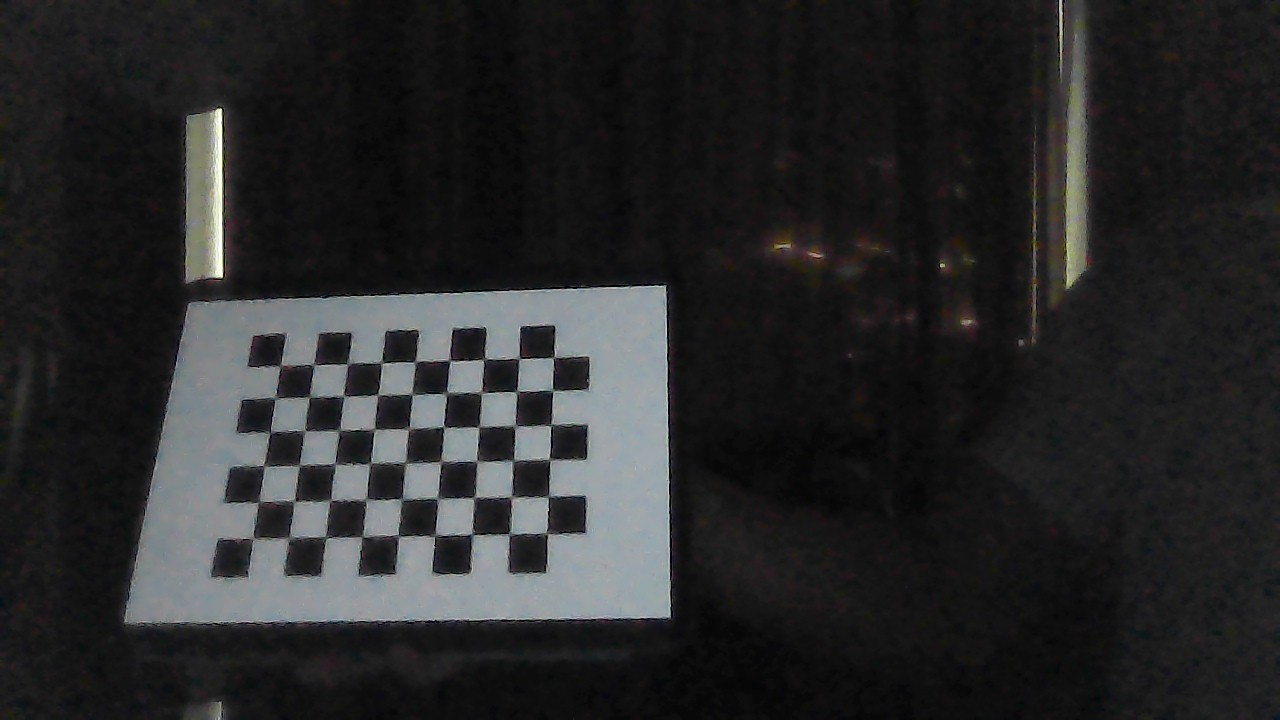
#> input picture calibration_images/WIN_20250706_17_24_56_Pro.jpg, 1280 x 720 px; its folder holds 4 pictures in this run
$ python camera_calibration.py
#> lines starting #> are read from the running program, lines starting #| are printed output that depends on the picture; after the words box and inside, x2 and y2 are one past the last pixel; in counts of white or black regions, pixels touching at a corner belong together
### cameras/base_camera.py
class Camera:
    def __init__(self,name) -> None:
        self.name = name

    def init_camera(self):
        pass

    def get_frame(self):
        pass

    def release_camera(self):
        pass

    def camera_close(self):
        pass

### camera_calibration.py
import numpy as np
import cv2 as cv
import cameras.realsense
import glob

# termination criteria
criteria = (cv.TERM_CRITERIA_EPS + cv.TERM_CRITERIA_MAX_ITER, 30, 0.001)

# prepare object points, like (0,0,0), (1,0,0), (2,0,0) ....,(8,5,0) for 9x6 board
square_size = 18  # 18 cm = 0.18 meters
objp = np.zeros((6*9, 3), np.float32)
objp[:, :2] = np.mgrid[0:9, 0:6].T.reshape(-1, 2) * square_size


# Arrays to store object points and image points from all the images.
objpoints = []  # 3d points in real world space
imgpoints = []  # 2d points in image plane.


images = glob.glob('calibration_images/*.jpg')

image_cnt = 0
for fname in images:
    img = cv.imread(fname)
#> img is the input picture: shape (720, 1280, 3); mean B, G, R 41.3, 40.7, 40.1
    gray = cv.cvtColor(img, cv.COLOR_BGR2GRAY)

    # Find the chess board corners for a 9x6 pattern
    ret, corners = cv.findChessboardCorners(gray, (9, 6), None)
#> ret = True; corners = 54 rows, first 8: [280.5, 365.5], [314, 365], [346.8, 364.2], [380.9, 363.6], [412.4, 362], [449.5, 360.6], [482.4, 359.7], [518.5, 358.5]

    # If found, add object points, image points (after refining them)
    if ret:
        objpoints.append(objp)

        corners2 = cv.cornerSubPix(gray, corners, (11, 11), (-1, -1), criteria)
#> corners2 = 54 rows, first 8: [280.4, 365.5], [313.6, 365.1], [347.9, 363.6], [381.6, 362.8], [415.4, 361.7], [450.2, 360.6], [484.3, 359], [519.1, 358.4]
        imgpoints.append(corners2)

        # Draw and display the corners
        cv.drawChessboardCorners(img, (9, 6), corners2, ret)
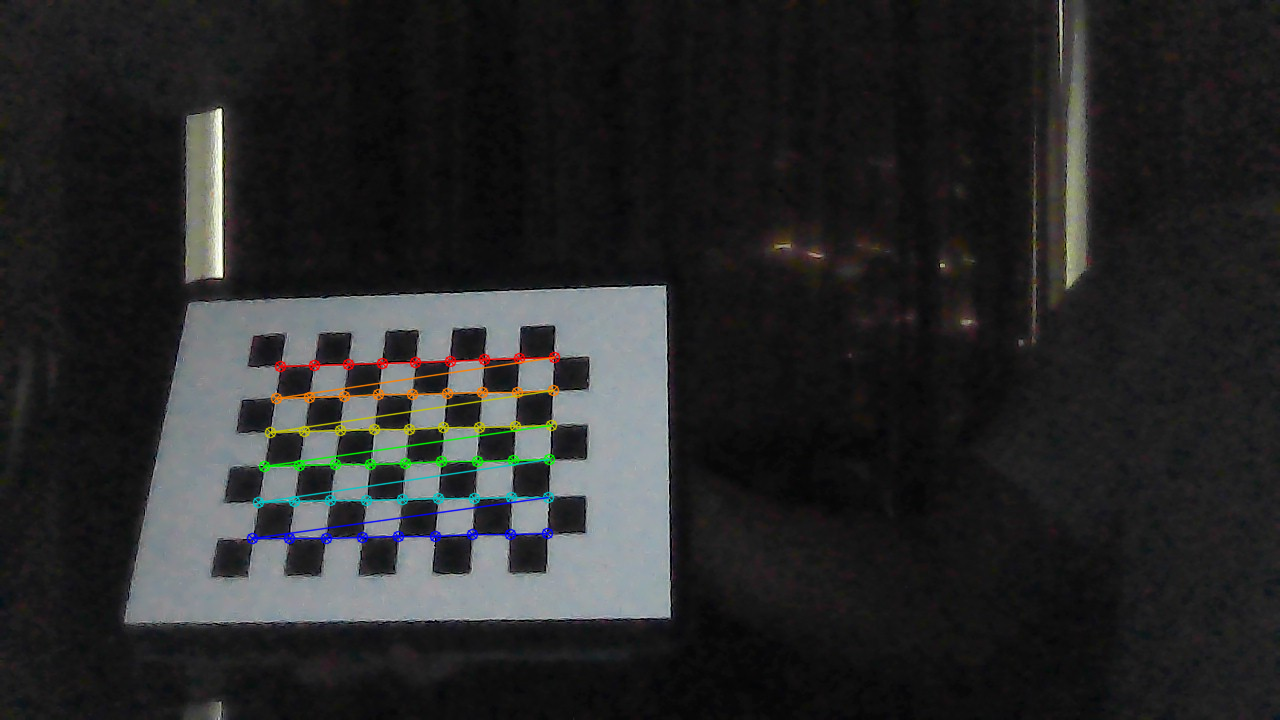
#> img: shape (720, 1280, 3); 1.46% of pixels changed, all inside (x1, y1, x2, y2) = (246, 351, 561, 545)
        cv.imshow('img', img)
        cv.waitKey(50)
        cv.destroyAllWindows()

        image_cnt += 1
#> pass 2 of the loop `for fname in images:`:
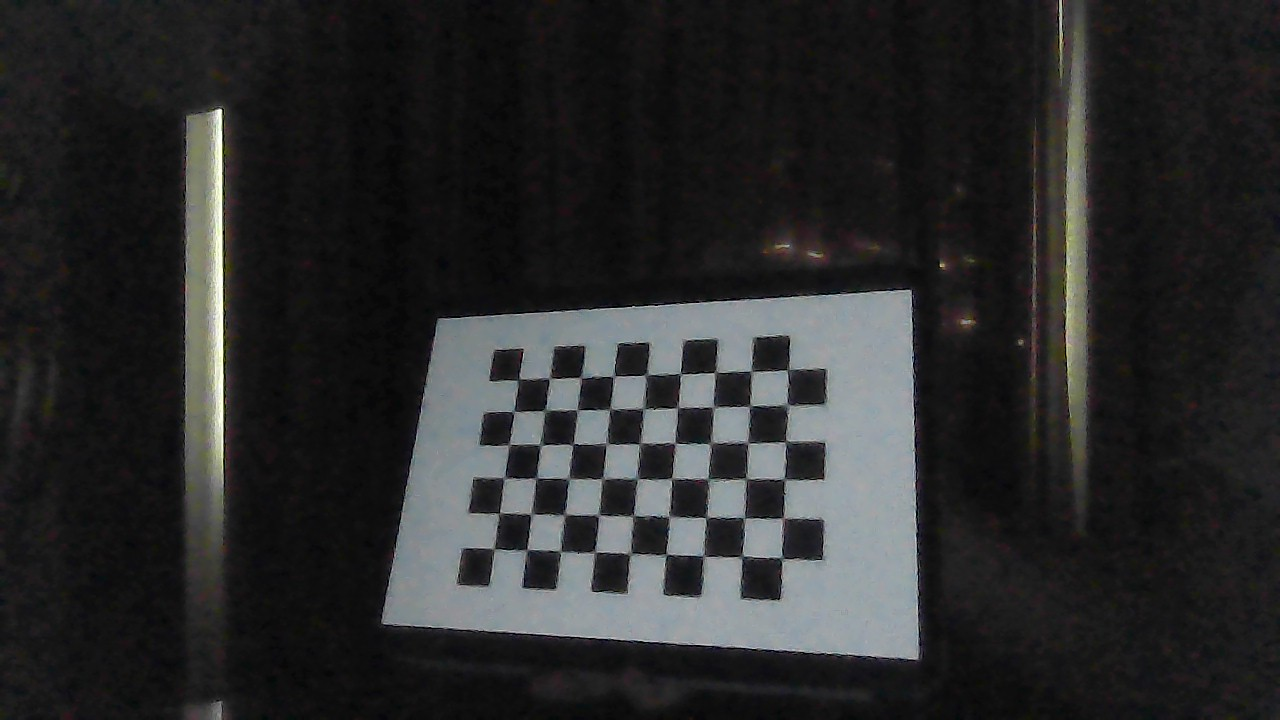
#> input picture calibration_images/WIN_20250706_17_24_57_Pro.jpg, 1280 x 720 px
#> img is the input picture: shape (720, 1280, 3); mean B, G, R 43.1, 42.9, 42.2
#> corners = 54 rows, first 8: [519.6, 378.3], [548.4, 378.8], [581, 378], [615.8, 375.8], [646, 375.5], [680.4, 372.4], [713.3, 372.6], [750.7, 370.9]
#> corners2 = 54 rows, first 8: [518.5, 379.5], [550.2, 378], [581.3, 378.1], [613.6, 376.2], [646, 374.8], [680.3, 373.8], [715.1, 372.4], [751.2, 371.1]
#> `cv.drawChessboardCorners(img, (9, 6), corners2, ret)`:
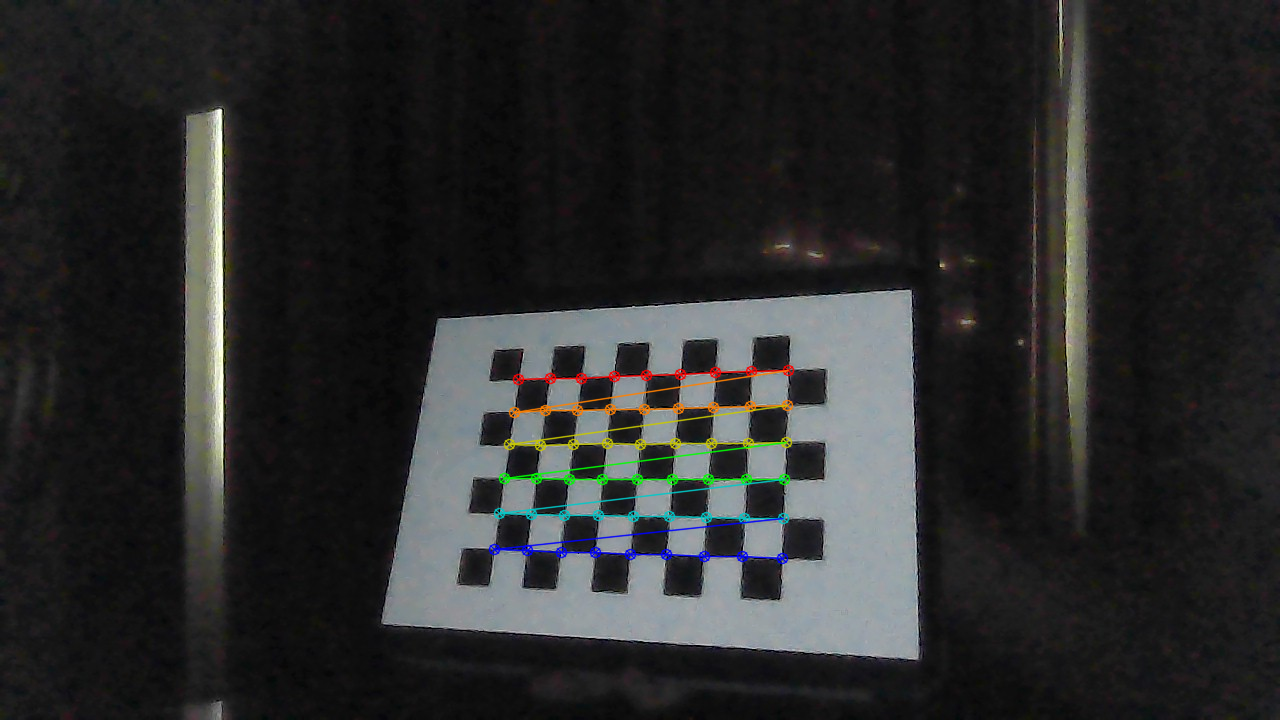
#> img: shape (720, 1280, 3); 1.44% of pixels changed, all inside (x1, y1, x2, y2) = (488, 364, 795, 565)
#> pass 3 of the loop `for fname in images:`:
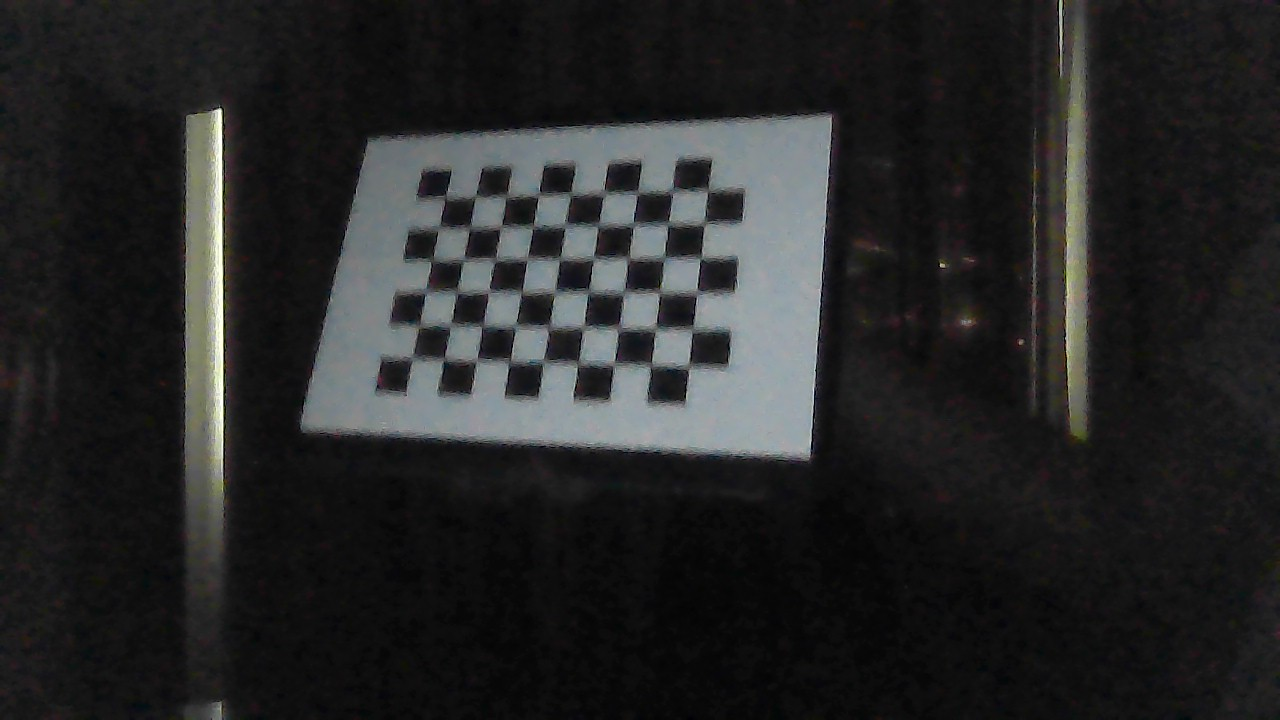
#> input picture calibration_images/WIN_20250706_17_24_59_Pro.jpg, 1280 x 720 px
#> img is the input picture: shape (720, 1280, 3); mean B, G, R 39.1, 39.1, 38.4
#> corners = 54 rows, first 8: [445.5, 197.5], [475.5, 196.5], [506.5, 197], [539.5, 196.5], [571.5, 193], [603.5, 193.5], [637, 192.5], [673, 190.5]
#> corners2 = 54 rows, first 8: [445.5, 195.9], [475.5, 196], [506.4, 196.4], [538.7, 195.1], [570.8, 193.4], [603.7, 193.6], [637.4, 192.6], [672.2, 191.1]
#> `cv.drawChessboardCorners(img, (9, 6), corners2, ret)`:
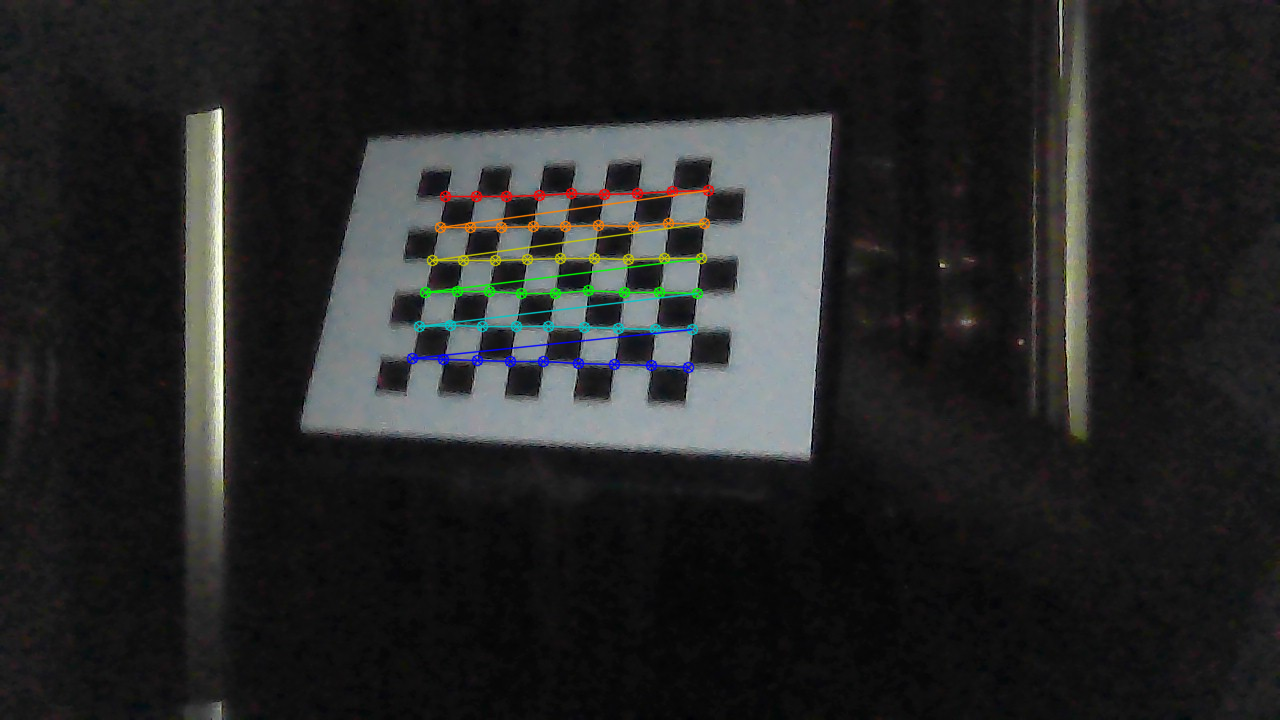
#> img: shape (720, 1280, 3); 1.41% of pixels changed, all inside (x1, y1, x2, y2) = (406, 184, 715, 374)
#> the loop made 4 passes; the first 3 are shown

print("image count: " + str(image_cnt))

ret, mtx, dist, rvecs, tvecs = cv.calibrateCamera(objpoints, imgpoints, gray.shape[::-1], None, None)


camera = cameras.realsense.Camera("camera")
camera.init_camera()

img = camera.get_frame()
#> (the run stopped early here; a loop or call above may not have finished)
